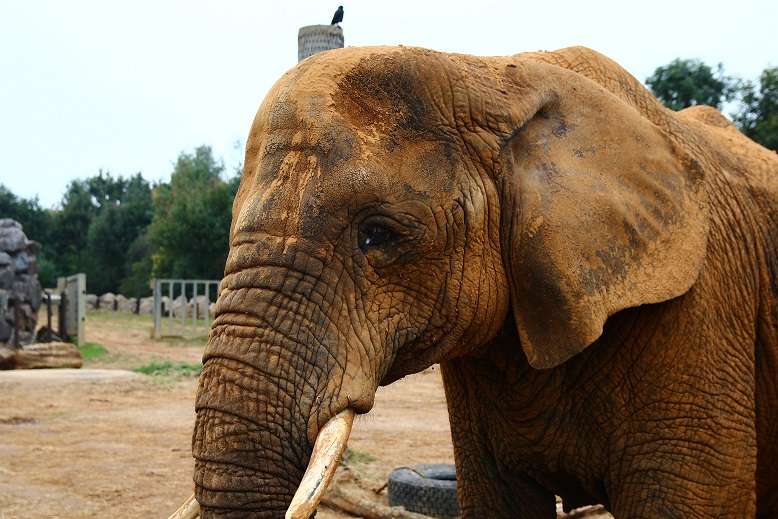
#> input picture Section5/Section5Images/Elephant.jpg, 778 x 519 px
$ jupyter execute 'Histogram of Oriented Gradients.ipynb'
#> lines starting #> are read from the running program, lines starting #| are printed output that depends on the picture
[cell 1]
import cv2

import matplotlib.pyplot as plt

import pandas as pd

import numpy as np

[cell 2]
image = cv2.imread('./Section5Images/Elephant.jpg')
#> image is the input picture: shape (519, 778, 3); mean B, G, R 95.2, 117.2, 135.3

gray = cv2.cvtColor(image, cv2.COLOR_BGR2GRAY)
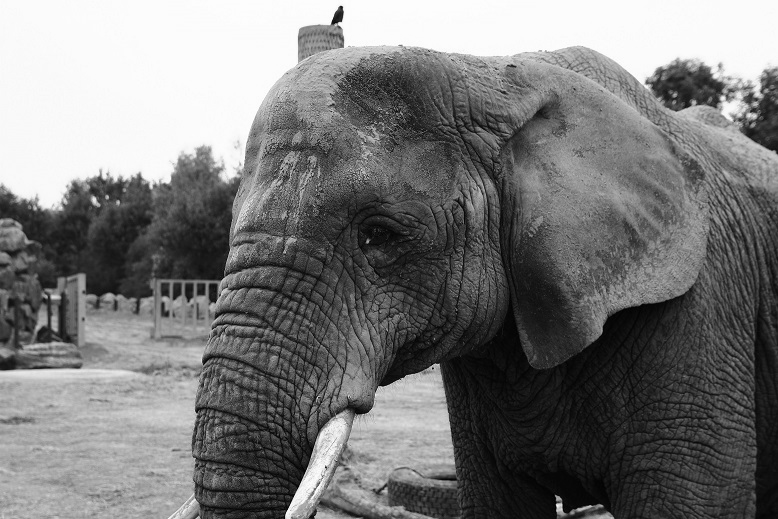
#> gray: shape (519, 778); min 0, max 255, mean 120.1

rgbimage = cv2.cvtColor(image, cv2.COLOR_BGR2RGB)

plt.imshow(gray , cmap = "gray")

[cell 3]
# h x w in pixels

cell_size = (8, 8)

# h x w in cells

block_size = (2, 2)

# number of orientation bins

nbins = 9

# Using OpenCV's HOG Descriptor
# winSize is the size of the image cropped to a multiple of the cell size

hog = cv2.HOGDescriptor(_winSize = (gray.shape[1] // cell_size[1] * cell_size[1],
                                  gray.shape[0] // cell_size[0] * cell_size[0]),

                        _blockSize = (block_size[1] * cell_size[1],
                                    block_size[0] * cell_size[0]),

                        _blockStride = (cell_size[1], cell_size[0]),

                        _cellSize = (cell_size[1], cell_size[0]),

                        _nbins = nbins)

# Create numpy array shape which we use to create hog_feats

n_cells = (gray.shape[0] // cell_size[0], gray.shape[1] // cell_size[1])
#> n_cells = (64, 97)

# We index blocks by rows first.
# hog_feats now contains the gradient amplitudes for each direction,
# for each cell of its group for each group. Indexing is by rows then columns.

hog_feats = hog.compute(gray).reshape(n_cells[1] - block_size[1] + 1,
                        n_cells[0] - block_size[0] + 1,
                        block_size[0], block_size[1], nbins).transpose((1, 0, 2, 3, 4))


# Create our gradients array with nbin dimensions to store gradient orientations

gradients = np.zeros((n_cells[0], n_cells[1], nbins))

# Create array of dimensions

cell_count = np.full((n_cells[0], n_cells[1], 1), 0, dtype=int)

# Block Normalization

for off_y in range(block_size[0]) :

    for off_x in range(block_size[1]) :

        gradients[off_y:n_cells[0] - block_size[0] + off_y + 1,
                  off_x:n_cells[1] - block_size[1] + off_x + 1] += \
            hog_feats[:, :, off_y, off_x, :]

        cell_count[off_y:n_cells[0] - block_size[0] + off_y + 1,
                   off_x:n_cells[1] - block_size[1] + off_x + 1] += 1
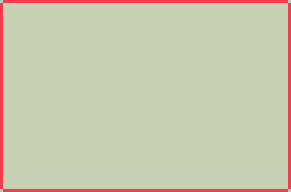
#> cell_count: shape (64, 97, 1) int64 (shown 3 times larger); 3 distinct labels, from 1 to 4; one colour per label, 0 black

# Average gradients

gradients /= cell_count

# Plot HOGs using Matplotlib
# angle is 360 / nbins * direction

color_bins = 5

plt.pcolor(gradients[:, :, color_bins])

plt.gca().invert_yaxis()

plt.gca().set_aspect('equal', adjustable='box')

plt.colorbar()

plt.show()
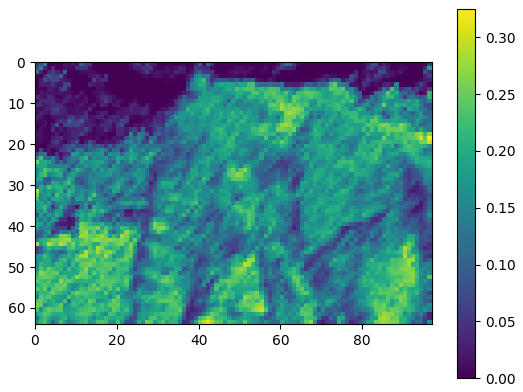
#> figure drawn by matplotlib, 2 panels

[cell 4]
# h x w in pixels

cell_size = (8, 8)

# h x w in cells

block_size = (2, 2)

# number of orientation bins

nbins = 20

# Using OpenCV's HOG Descriptor
# winSize is the size of the image cropped to a multiple of the cell size

hog = cv2.HOGDescriptor(_winSize = (gray.shape[1] // cell_size[1] * cell_size[1],
                                  gray.shape[0] // cell_size[0] * cell_size[0]),

                        _blockSize = (block_size[1] * cell_size[1],
                                    block_size[0] * cell_size[0]),

                        _blockStride = (cell_size[1], cell_size[0]),

                        _cellSize = (cell_size[1], cell_size[0]),

                        _nbins = nbins)

# Create numpy array shape which we use to create hog_feats

n_cells = (gray.shape[0] // cell_size[0], gray.shape[1] // cell_size[1])

# We index blocks by rows first.
# hog_feats now contains the gradient amplitudes for each direction,
# for each cell of its group for each group. Indexing is by rows then columns.

hog_feats = hog.compute(gray).reshape(n_cells[1] - block_size[1] + 1,
                        n_cells[0] - block_size[0] + 1,
                        block_size[0], block_size[1], nbins).transpose((1, 0, 2, 3, 4))


# Create our gradients array with nbin dimensions to store gradient orientations

gradients = np.zeros((n_cells[0], n_cells[1], nbins))

# Create array of dimensions

cell_count = np.full((n_cells[0], n_cells[1], 1), 0, dtype=int)

# Block Normalization

for off_y in range(block_size[0]) :

    for off_x in range(block_size[1]) :

        gradients[off_y:n_cells[0] - block_size[0] + off_y + 1,
                  off_x:n_cells[1] - block_size[1] + off_x + 1] += \
            hog_feats[:, :, off_y, off_x, :]

        cell_count[off_y:n_cells[0] - block_size[0] + off_y + 1,
                   off_x:n_cells[1] - block_size[1] + off_x + 1] += 1

# Average gradients

gradients /= cell_count

# Plot HOGs using Matplotlib
# angle is 360 / nbins * direction

color_bins = 19

plt.pcolor(gradients[:, :, color_bins])

plt.gca().invert_yaxis()

plt.gca().set_aspect('equal', adjustable='box')

plt.colorbar()

plt.show()
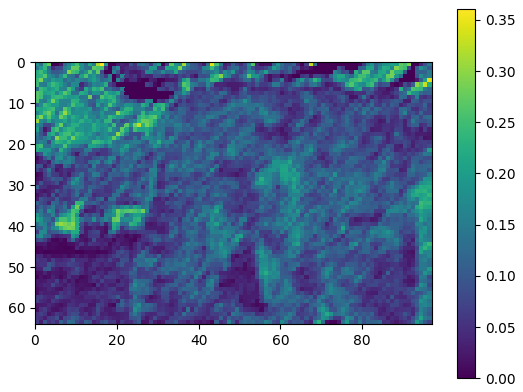
#> figure drawn by matplotlib, 2 panels
